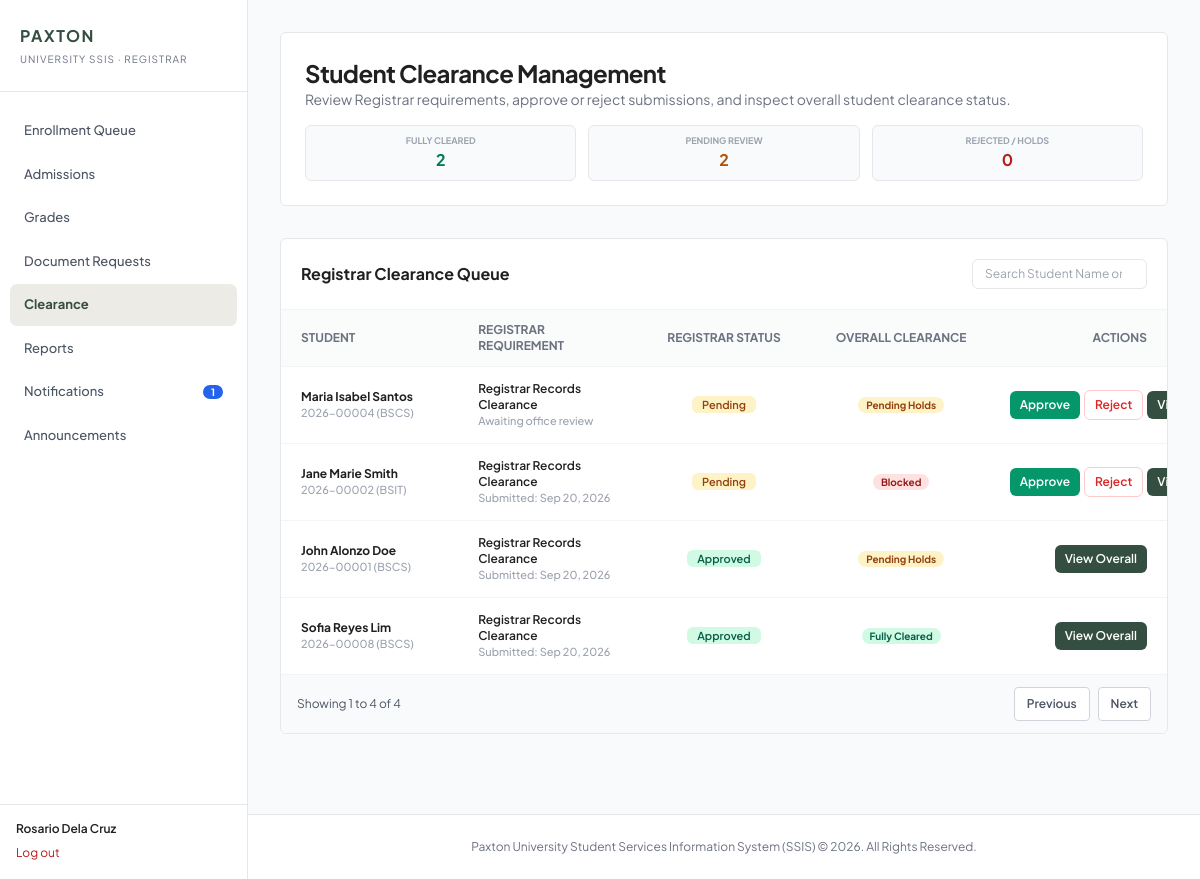
The page /php/registrar/clearance.php (signed in) on the database its author committed.
### tables this page shows
CREATE TABLE clearance_items (
  id INT UNSIGNED NOT NULL AUTO_INCREMENT,
  clearance_id INT UNSIGNED NOT NULL,
  requirement_id INT UNSIGNED NOT NULL,
  status ENUM('Pending','Approved','Rejected') NOT NULL DEFAULT 'Pending',
  remarks VARCHAR(255) NULL,
  rejection_reason VARCHAR(500) NULL,
  submitted_at DATETIME NULL,
  reviewed_by INT UNSIGNED NULL,
  reviewed_at DATETIME NULL,
  created_at TIMESTAMP NOT NULL DEFAULT CURRENT_TIMESTAMP,
  updated_at TIMESTAMP NOT NULL DEFAULT CURRENT_TIMESTAMP ON UPDATE CURRENT_TIMESTAMP,
  PRIMARY KEY (id),
  UNIQUE KEY uq_clr_item (clearance_id, requirement_id),
  KEY idx_clr_item_requirement (requirement_id),
  KEY idx_clr_item_status (status),
  KEY idx_clr_item_reviewed_by (reviewed_by),
  CONSTRAINT fk_clr_item_clearance FOREIGN KEY (clearance_id)
    REFERENCES clearances (id) ON DELETE RESTRICT ON UPDATE RESTRICT,
  CONSTRAINT fk_clr_item_requirement FOREIGN KEY (requirement_id)
    REFERENCES clearance_requirements (id) ON DELETE RESTRICT ON UPDATE RESTRICT,
  CONSTRAINT fk_clr_item_reviewed_by FOREIGN KEY (reviewed_by)
    REFERENCES users (id) ON DELETE RESTRICT ON UPDATE RESTRICT
);

CREATE TABLE students (
  id INT UNSIGNED NOT NULL AUTO_INCREMENT,
  user_id INT UNSIGNED NOT NULL,
  student_no VARCHAR(10) NOT NULL,
  first_name VARCHAR(60) NOT NULL,
  middle_name VARCHAR(60) NULL,
  last_name VARCHAR(60) NOT NULL,
  email VARCHAR(120) NULL,
  contact_number VARCHAR(20) NULL,
  address VARCHAR(255) NULL,
  program_id INT UNSIGNED NOT NULL,
  year_level TINYINT UNSIGNED NOT NULL,
  student_type ENUM('Regular','Irregular') NOT NULL DEFAULT 'Regular',
  admission_term_id INT UNSIGNED NULL,
  curriculum_version VARCHAR(30) NULL,
  guardian_name VARCHAR(120) NULL,
  guardian_relationship VARCHAR(40) NULL,
  guardian_contact VARCHAR(20) NULL,
  created_at TIMESTAMP NOT NULL DEFAULT CURRENT_TIMESTAMP,
  updated_at TIMESTAMP NOT NULL DEFAULT CURRENT_TIMESTAMP ON UPDATE CURRENT_TIMESTAMP,
  PRIMARY KEY (id),
  UNIQUE KEY uq_students_user (user_id),
  UNIQUE KEY uq_students_student_no (student_no),
  KEY idx_students_program (program_id),
  KEY idx_students_admission_term (admission_term_id),
  KEY idx_students_name (last_name, first_name),
  KEY idx_students_year_level (year_level),
  CONSTRAINT fk_students_user FOREIGN KEY (user_id)
    REFERENCES users (id) ON DELETE RESTRICT ON UPDATE RESTRICT,
  CONSTRAINT fk_students_program FOREIGN KEY (program_id)
    REFERENCES programs (id) ON DELETE RESTRICT ON UPDATE RESTRICT,
  CONSTRAINT fk_students_admission_term FOREIGN KEY (admission_term_id)
    REFERENCES terms (id) ON DELETE RESTRICT ON UPDATE RESTRICT,
  CONSTRAINT chk_students_year CHECK (year_level BETWEEN 1 AND 6)
);

CREATE TABLE programs (
  id INT UNSIGNED NOT NULL AUTO_INCREMENT,
  department_id INT UNSIGNED NOT NULL,
  code VARCHAR(15) NOT NULL,
  name VARCHAR(150) NOT NULL,
  is_active TINYINT(1) NOT NULL DEFAULT 1,
  created_at TIMESTAMP NOT NULL DEFAULT CURRENT_TIMESTAMP,
  updated_at TIMESTAMP NOT NULL DEFAULT CURRENT_TIMESTAMP ON UPDATE CURRENT_TIMESTAMP,
  PRIMARY KEY (id),
  UNIQUE KEY uq_programs_code (code),
  KEY idx_programs_department (department_id),
  CONSTRAINT fk_programs_department FOREIGN KEY (department_id)
    REFERENCES departments (id) ON DELETE RESTRICT ON UPDATE RESTRICT
);

CREATE TABLE clearance_requirements (
  id INT UNSIGNED NOT NULL AUTO_INCREMENT,
  name VARCHAR(120) NOT NULL,
  description VARCHAR(255) NULL,
  office ENUM('Department','Cashier','Registrar') NOT NULL,
  department_id INT UNSIGNED NULL,
  is_active TINYINT(1) NOT NULL DEFAULT 1,
  created_at TIMESTAMP NOT NULL DEFAULT CURRENT_TIMESTAMP,
  updated_at TIMESTAMP NOT NULL DEFAULT CURRENT_TIMESTAMP ON UPDATE CURRENT_TIMESTAMP,
  PRIMARY KEY (id),
  UNIQUE KEY uq_clr_req_name (name),
  KEY idx_clr_req_office (office),
  KEY idx_clr_req_department (department_id),
  CONSTRAINT fk_clr_req_department FOREIGN KEY (department_id)
    REFERENCES departments (id) ON DELETE RESTRICT ON UPDATE RESTRICT,
  CONSTRAINT chk_clr_req_office_dept CHECK (
    (office = 'Department' AND department_id IS NOT NULL) OR
    (office <> 'Department' AND department_id IS NULL))
);

CREATE TABLE clearances (
  id INT UNSIGNED NOT NULL AUTO_INCREMENT,
  student_id INT UNSIGNED NOT NULL,
  term_id INT UNSIGNED NOT NULL,
  overall_status ENUM('In Progress','Action Needed','Cleared') NOT NULL DEFAULT 'In Progress',
  created_at TIMESTAMP NOT NULL DEFAULT CURRENT_TIMESTAMP,
  updated_at TIMESTAMP NOT NULL DEFAULT CURRENT_TIMESTAMP ON UPDATE CURRENT_TIMESTAMP,
  PRIMARY KEY (id),
  UNIQUE KEY uq_clearances_student_term (student_id, term_id),
  KEY idx_clearances_term (term_id),
  KEY idx_clearances_status (overall_status),
  CONSTRAINT fk_clearances_student FOREIGN KEY (student_id)
    REFERENCES students (id) ON DELETE RESTRICT ON UPDATE RESTRICT,
  CONSTRAINT fk_clearances_term FOREIGN KEY (term_id)
    REFERENCES terms (id) ON DELETE RESTRICT ON UPDATE RESTRICT
);

### php/registrar/clearance.php (the view, shortened to what the rows shown need)
<?php
$clearanceModel = new Clearance(Database::getConnection());
try {
    $term = $clearanceModel->getCurrentTerm();
    if ($term) {
        $clearanceModel->ensureTermClearances((int) $term['id']);
        $queue = $clearanceModel->getOfficeQueue((int) $term['id'], 'Registrar');
    } else {
        $queue = [];
    }
} catch (Throwable $exception) {
    error_log('SSIS registrar clearance page failed: ' . $exception->getMessage());
    http_response_code(503);
    exit('Clearance information is temporarily unavailable. Please try again later.');
}
?>
<!DOCTYPE html>
<html lang="en">
<head>
    <script src="https://cdn.tailwindcss.com"></script>
</head>
<body class="bg-gray-50 font-sans text-brand-dark antialiased min-h-screen flex flex-col relative">
    <?php include __DIR__ . '/../component/sidebar.php'; ?>
    <main class="flex-1 max-w-7xl w-full mx-auto px-4 sm:px-6 lg:px-8 py-8 space-y-8">
        <section class="bg-white border border-gray-200 rounded-md p-6 shadow-xs flex flex-col xl:flex-row xl:items-center md:justify-between gap-4">
            <div>
                <h1 class="text-2xl font-bold text-brand-dark tracking-tight">Student Clearance Management</h1>
            </div>
        </section>
        <section class="bg-white border border-gray-200 rounded-md shadow-xs overflow-hidden">
            <div class="p-5 border-b border-gray-100 flex flex-col sm:flex-row sm:items-center justify-between gap-4">
                <h2 class="text-base font-bold text-brand-dark">Registrar Clearance Queue</h2>
            </div>
            <div class="overflow-x-auto">
                <table id="table_registrar_clearance" class="w-full min-w-[750px] table-fixed text-left text-xs border-collapse">
                    <thead>
                        <tr class="bg-gray-50/80 border-b border-gray-100 text-gray-500 uppercase font-semibold">
                            <th class="py-3 px-5 whitespace-nowrap">Student</th>
                            <th class="py-3 px-5 min-w-[180px]">Registrar Requirement</th>
                            <th class="py-3 px-5 text-center whitespace-nowrap">Registrar Status</th>
                            <th class="py-3 px-5 text-center whitespace-nowrap">Overall Clearance</th>
                            <th class="py-3 px-5 text-right whitespace-nowrap">Actions</th>
                        </tr>
                    </thead>
                    <tbody class="divide-y divide-gray-100 font-medium text-gray-700">
                        <?php foreach ($queue as $item): $overallText = $item['overall_status'] === 'Cleared' ? 'Fully Cleared' : ($item['overall_status'] === 'Action Needed' ? 'Blocked' : 'Pending Holds'); ?>
                            <tr class="hover:bg-gray-50/50" data-clearance-item-id="<?= (int) $item['item_id'] ?>" data-search="<?= $esc($item['student_name'] . ' ' . $item['student_no']) ?>">
                                <td class="py-3.5 px-5 whitespace-nowrap">
                                    <p class="font-bold text-brand-dark"><?= $esc($item['student_name']) ?></p>
                                    <p class="text-gray-400 text-[11px] font-display"><?= $esc($item['student_no']) ?> (<?= $esc($item['program_code']) ?>)</p>
                                </td>
                                <td class="py-3.5 px-5">
                                    <p class="font-semibold text-brand-dark"><?= $esc($item['requirement_name']) ?></p>
                                    <p class="text-gray-400 text-[11px]"><?= $item['submitted_at'] ? 'Submitted: ' . $esc(date('M j, Y', strtotime($item['submitted_at']))) : 'Awaiting office review' ?></p>
                                </td>
                                <td class="py-3.5 px-5 text-center whitespace-nowrap"><span class="px-2.5 py-0.5 rounded-md text-[11px] font-semibold <?= $item['status'] === 'Approved' ? 'bg-emerald-100 text-emerald-800' : ($item['status'] === 'Rejected' ? 'bg-red-100 text-red-800' : 'bg-amber-100 text-amber-800') ?>"><?= $esc($item['status']) ?></span></td>
                                <td class="py-3.5 px-5 text-center whitespace-nowrap"><span class="px-2 py-0.5 rounded-full text-[10px] font-bold <?= $item['overall_status'] === 'Cleared' ? 'bg-emerald-100 text-emerald-800' : ($item['overall_status'] === 'Action Needed' ? 'bg-red-100 text-red-800' : 'bg-amber-100 text-amber-800') ?>"><?= $esc($overallText) ?></span></td>
                                <td class="py-3.5 px-5 text-right space-x-1 whitespace-nowrap"><?php if ($item['status'] !== 'Approved'): ?><button type="button" onclick="promptApproveRequirement(<?= (int) $item['item_id'] ?>, <?= htmlspecialchars(json_encode($item['student_name'], JSON_HEX_APOS | JSON_HEX_QUOT), ENT_QUOTES, 'UTF-8') ?>)" class="px-2.5 py-1.5 rounded-md text-xs font-semibold bg-emerald-600 text-white hover:bg-emerald-700"><?= $item['status'] === 'Rejected' ? 'Re-evaluate' : 'Approve' ?></button><?php endif; ?><?php if ($item['status'] !== 'Approved'): ?><button type="button" onclick="openRejectModal(<?= (int) $item['item_id'] ?>, <?= htmlspecialchars(json_encode($item['student_name'], JSON_HEX_APOS | JSON_HEX_QUOT), ENT_QUOTES, 'UTF-8') ?>, <?= htmlspecialchars(json_encode($item['requirement_name'], JSON_HEX_APOS | JSON_HEX_QUOT), ENT_QUOTES, 'UTF-8') ?>)" class="px-2.5 py-1.5 rounded-md text-xs font-semibold border border-red-200 text-red-600 bg-white hover:bg-red-50">Reject</button><?php endif; ?><button type="button" onclick="openOverallClearanceModal(<?= (int) $item['item_id'] ?>)" class="px-2.5 py-1.5 rounded-md text-xs font-semibold bg-brand-primary text-white hover:bg-brand-primary/90">View Overall</button></td>
                            </tr>
                        <?php endforeach; ?>
                    </tbody>
                </table>
            </div>
        </section>
    </main>
</body>
</html>

### rows shown on the page
clearance_items: student_name "Maria Isabel Santos", students.student_no "2026-00004", programs.code "BSCS", requirement.name "Registrar Records Clearance", shows "Awaiting office review", status "Pending", clearance.overall_status "Pending Holds", shows "Approve"
clearance_items: student_name "Jane Marie Smith", students.student_no "2026-00002", programs.code "BSIT", requirement.name "Registrar Records Clearance", submitted_at "Sep 20, 2026", status "Pending", clearance.overall_status "Blocked", shows "Approve"
clearance_items: student_name "John Alonzo Doe", students.student_no "2026-00001", programs.code "BSCS", requirement.name "Registrar Records Clearance", submitted_at "Sep 20, 2026", status "Approved", clearance.overall_status "Pending Holds"
clearance_items: student_name "Sofia Reyes Lim", students.student_no "2026-00008", programs.code "BSCS", requirement.name "Registrar Records Clearance", submitted_at "Sep 20, 2026", status "Approved", clearance.overall_status "Fully Cleared"

### other values the page prints
$role "REGISTRAR"
$label "Enrollment Queue"
$label "Admissions"
$label "Grades"
$label "Document Requests"
$label "Clearance"
$label "Reports"
$label "Notifications"
$unreadNotificationCount "1"
$label "Announcements"
$name "Rosario Dela Cruz"
$clearedCount "2"
$pendingCount "2"
$holdCount "0"
